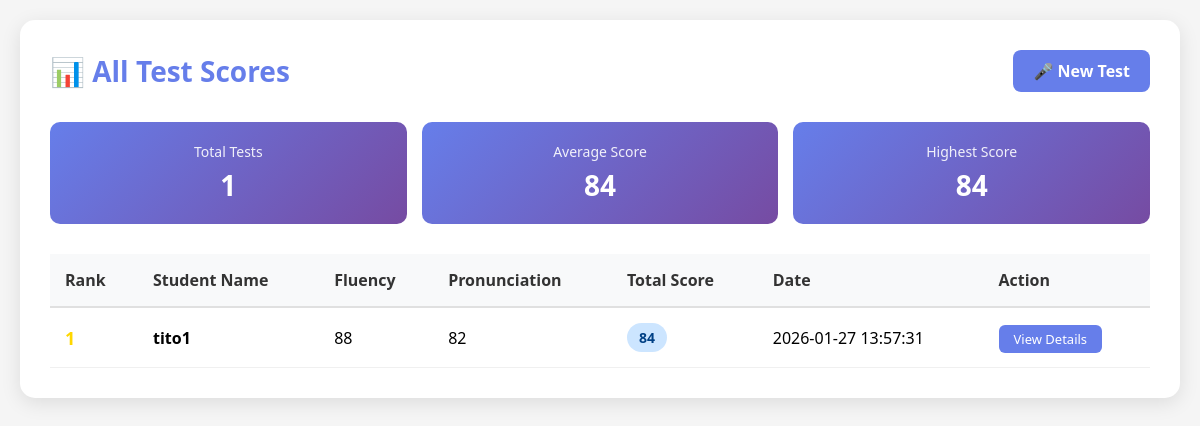
/scores, run on the app's committed database.
### tables this page shows
CREATE TABLE student_tests (
            id INTEGER PRIMARY KEY AUTOINCREMENT,
            student_name TEXT NOT NULL,
            total_fluency REAL NOT NULL,
            total_pronunciation REAL NOT NULL,
            total_score REAL NOT NULL,
            overall_feedback TEXT,
            timestamp DATETIME DEFAULT CURRENT_TIMESTAMP
        );

### App.py (the view)
@app.route("/scores")
def scores():
    conn = get_db_connection()
    tests = conn.execute('''
        SELECT * FROM student_tests
        ORDER BY total_score DESC, timestamp DESC
    ''').fetchall()
    conn.close()
    return render_template("scores.html", tests=tests)

### App.py (called while the page is built)
def get_db_connection():
    conn = sqlite3.connect(DATABASE)
    conn.row_factory = sqlite3.Row
    return conn

### Templates/scores.html (shortened to what this page needs)
<!DOCTYPE html>
<html lang="en">
<head>
</head>
<body>
    <div class="container">
        <div class="header">
            <h1>📊 All Test Scores</h1>
            <a href="/" class="btn btn-primary">🎤 New Test</a>
        </div>
        {% if tests %}
        <div class="stats">
            <div class="stat-card">
                <div class="stat-label">Total Tests</div>
                <div class="stat-value">{{ tests|length }}</div>
            </div>
            <div class="stat-card">
                <div class="stat-label">Average Score</div>
                <div class="stat-value">
                    {% set total = namespace(sum=0) %}
                    {% for test in tests %}
                        {% set total.sum = total.sum + (test['total_score'] if test['total_score'] else 0) %}
                    {% endfor %}
                    {{ (total.sum / tests|length)|round(0)|int }}
                </div>
            </div>
            <div class="stat-card">
                <div class="stat-label">Highest Score</div>
                <div class="stat-value">
                    {% set highest = namespace(score=0) %}
                    {% for test in tests %}
                        {% if test['total_score'] and test['total_score'] > highest.score %}
                            {% set highest.score = test['total_score'] %}
                        {% endif %}
                    {% endfor %}
                    {{ highest.score|round(0)|int }}
                </div>
            </div>
        </div>
        <table>
            <thead>
                <tr>
                    <th>Rank</th>
                    <th>Student Name</th>
                    <th>Fluency</th>
                    <th>Pronunciation</th>
                    <th>Total Score</th>
                    <th>Date</th>
                    <th>Action</th>
                </tr>
            </thead>
            <tbody>
                {% for test in tests %}
                <tr>
                    <td><span class="rank {% if loop.index <= 3 %}top3{% endif %}">{{ loop.index }}</span></td>
                    <td><strong>{{ test['student_name'] }}</strong></td>
                    <td>{{ test['total_fluency']|round(0)|int if test['total_fluency'] else 0 }}</td>
                    <td>{{ test['total_pronunciation']|round(0)|int if test['total_pronunciation'] else 0 }}</td>
                    <td>
                        {% set score = test['total_score']|round(0)|int if test['total_score'] else 0 %}
                        <span class="score-badge
                            {% if score >= 85 %}score-excellent
                            {% elif score >= 70 %}score-good
                            {% elif score >= 50 %}score-fair
                            {% else %}score-poor{% endif %}">
                            {{ score }}
                        </span>
                    </td>
                    <td>{{ test['timestamp'] }}</td>
                    <td>
                        <a href="/test-detail/{{ test['id'] }}" class="btn-detail">View Details</a>
                    </td>
                </tr>
                {% endfor %}
            </tbody>
        </table>
        {% else %}
        <div class="empty-state">
            <div class="empty-state-icon">📭</div>
            <h2>No Tests Yet</h2>
            <p>No students have taken the test. <a href="/">Start a new test!</a></p>
        </div>
        {% endif %}
    </div>
</body>
</html>

### Templates/scores.html (style rules this page uses)
* { margin: 0; padding: 0; box-sizing: border-box; }
body { font-family: 'Segoe UI', Tahoma, Geneva, Verdana, sans-serif; background: #f5f5f5; padding: 20px; }
.container { max-width: 1200px; margin: 0 auto; background: white; border-radius: 15px; padding: 30px; box-shadow: 0 5px 20px rgba(0, 0, 0, 0.1); }
.header { display: flex; justify-content: space-between; align-items: center; margin-bottom: 30px; flex-wrap: wrap; gap: 15px; }
h1 { color: #667eea; font-size: 28px; }
.btn { padding: 10px 20px; border: none; border-radius: 8px; font-weight: 600; cursor: pointer; text-decoration: none; display: inline-block; transition: all 0.3s ease; }
.btn-primary { background: #667eea; color: white; }
.stats { display: grid; grid-template-columns: repeat(auto-fit, minmax(200px, 1fr)); gap: 15px; margin-bottom: 30px; }
.stat-card { background: linear-gradient(135deg, #667eea 0%, #764ba2 100%); color: white; padding: 20px; border-radius: 10px; text-align: center; }
.stat-label { font-size: 14px; opacity: 0.9; margin-bottom: 5px; }
.stat-value { font-size: 28px; font-weight: bold; }
table { width: 100%; border-collapse: collapse; margin-top: 20px; }
th { background: #f8f9fa; padding: 15px; text-align: left; font-weight: 600; color: #333; border-bottom: 2px solid #e0e0e0; }
td { padding: 15px; border-bottom: 1px solid #f0f0f0; }
.rank { font-weight: bold; font-size: 18px; color: #667eea; }
.rank.top3 { color: #ffd700; }
.score-badge { display: inline-block; padding: 5px 12px; border-radius: 20px; font-weight: 600; font-size: 14px; }
.score-good { background: #cce5ff; color: #004085; }
.btn-detail { background: #667eea; color: white; padding: 5px 15px; border-radius: 6px; text-decoration: none; font-size: 13px; }

### data on the page
student_tests: score "84", student_name "tito1", total_fluency "88", total_pronunciation "82", timestamp "2026-01-27 13:57:31"

### other printed values
{{ tests|length }} "1"
{{ (total.sum / tests|length)|round(0)|int }} "84"
